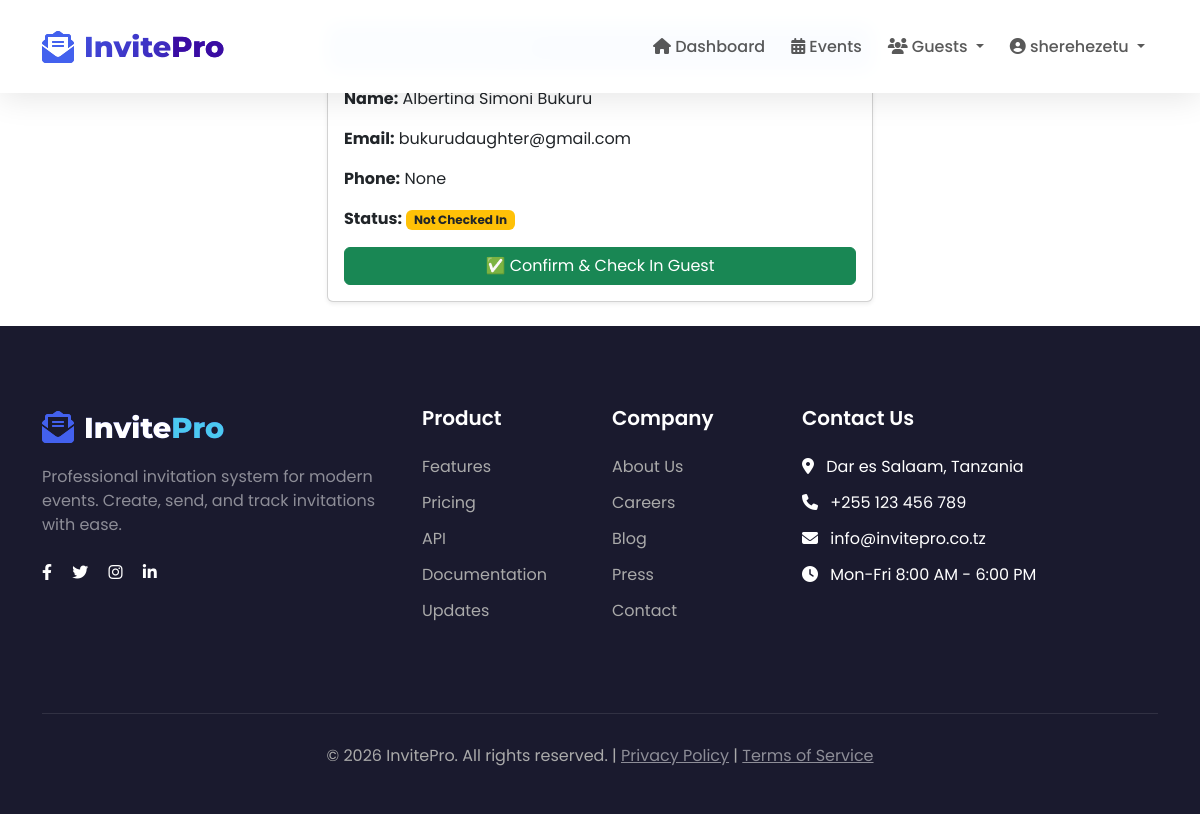
The app's page /guest/78/check-in/ (signed in) with its own data.
### events/models.py (models this page shows, shortened)
class Guest(models.Model):
    TITLE_CHOICES = [
        ('Mr', 'Mr'),
        ('Mrs', 'Mrs'),
        ('Miss', 'Miss'),
        ('Ms', 'Ms'),
        ('Dr', 'Dr'),
        ('Prof', 'Prof')
    ]
    event = models.ForeignKey(Event, on_delete=models.CASCADE, related_name='guests')
    title = models.CharField(max_length=10, choices=TITLE_CHOICES, default='Mr')
    full_name = models.CharField(max_length=200)
    email = models.EmailField()
    phone = models.CharField(max_length=20, blank=True, null=True)
    notes = models.TextField(blank=True, null=True)
    qr_code = models.UUIDField(default=uuid.uuid4, unique=True, editable=False)
    qr_code_image = models.ImageField(upload_to='guest_qr_codes/', null=True, blank=True)
    invitation_card = models.ImageField(upload_to='invitation_cards/', null=True, blank=True)
    confirmed = models.BooleanField(default=False)
    confirmed_at = models.DateTimeField(null=True, blank=True)
    checked_in_at = models.DateTimeField(null=True, blank=True)
    custom_message = models.TextField(blank=True, null=True)
    seat_number = models.CharField(max_length=20, blank=True, null=True)
    table_number = models.CharField(max_length=10, blank=True, null=True)
    created_at = models.DateTimeField(auto_now_add=True)
    class Meta:
        unique_together = ['event', 'email']
        ordering = ['full_name']

### events/views.py (the view)
# urls.py: path('guest/<int:guest_id>/check-in/', views.guest_check_in_view, name='check_in'),
@login_required
def guest_check_in_view(request, guest_id):
    guest = get_object_or_404(Guest, id=guest_id, event__organizer=request.user)
    if request.method == 'POST':
        guest.confirmed = True
        guest.checked_in_at = timezone.now()
        guest.save()
        messages.success(request, f'{guest.full_name} has been checked in successfully!')
        return redirect('guest_detail', guest_id=guest.id)
    return render(request, 'events/guest_check_in.html', {'guest': guest})

### templates/events/guest_check_in.html (shortened to what this page needs)
{% extends "base.html" %}
{% load static %}
{% block content %}
<div class="container py-4">
    <div class="row justify-content-center">
        <div class="col-md-6">
            <div class="card shadow-sm">
                <div class="card-header bg-primary text-white">
                    <h4 class="mb-0">Guest Check-In</h4>
                </div>
                <div class="card-body">
                    <p><strong>Name:</strong> {{ guest.full_name }}</p>
                    <p><strong>Email:</strong> {{ guest.email }}</p>
                    <p><strong>Phone:</strong> {{ guest.phone }}</p>
                    <p><strong>Status:</strong>
                        {% if guest.confirmed %}
                            <span class="badge bg-success">Already Checked In</span>
                        {% else %}
                            <span class="badge bg-warning text-dark">Not Checked In</span>
                        {% endif %}
                    </p>
                    {% if not guest.confirmed %}
                        <form method="post">
                            <button type="submit" class="btn btn-success w-100">
                                ✅ Confirm & Check In Guest
                            </button>
                        </form>
                    {% else %}
                        <a href="{% url 'guest_detail' guest.id %}" class="btn btn-secondary w-100">
                            ⬅ Back to Guest Details
                        </a>
                    {% endif %}
                </div>
            </div>
        </div>
    </div>
</div>
{% endblock %}

### templates/base.html (shortened to what this page needs)
<!DOCTYPE html>
<html lang="sw">
<head>
    <link href="https://cdn.jsdelivr.net/npm/bootstrap@5.3.0-alpha1/dist/css/bootstrap.min.css" rel="stylesheet">
    <link rel="stylesheet" href="https://cdnjs.cloudflare.com/ajax/libs/font-awesome/6.4.0/css/all.min.css">
    <link rel="stylesheet" href="https://cdnjs.cloudflare.com/ajax/libs/animate.css/4.1.1/animate.min.css">
</head>
<body>
    {% block navbar %}
    <nav class="navbar navbar-expand-lg navbar-light">
        <div class="container">
            <a class="navbar-brand" href="{% url 'home' %}">
                <i class="fas fa-envelope-open-text"></i>
                <span>Invite<span style="color: #3a0ca3;">Pro</span></span>
            </a>
            <div class="collapse navbar-collapse" id="navbarNav">
                <ul class="navbar-nav ms-auto">
                    {% if user.is_authenticated %}
                        <li class="nav-item">
                            <a class="nav-link {% if request.path == '/dashboard/' %}active{% endif %}"
                               href="{% url 'dashboard' %}">
                                <i class="fas fa-home"></i> Dashboard
                            </a>
                        </li>
                        <li class="nav-item">
                            <a class="nav-link {% if 'events' in request.path %}active{% endif %}"
                               href="{% url 'event_list' %}">
                                <i class="fas fa-calendar-alt"></i> Events
                            </a>
                        </li>
                        <li class="nav-item dropdown">
                            <a class="nav-link dropdown-toggle" href="#" role="button" data-bs-toggle="dropdown">
                                <i class="fas fa-users"></i> Guests
                            </a>
                        </li>
                        <li class="nav-item dropdown">
                            <a class="nav-link dropdown-toggle" href="#" role="button" data-bs-toggle="dropdown">
                                <i class="fas fa-user-circle"></i> {{ user.username }}
                            </a>
                        </li>
                    {% endif %}
                </ul>
            </div>
        </div>
    </nav>
    {% endblock %}
    <main>
        {% block content %}{% endblock %}
    </main>
    {% block footer %}
    <footer class="footer">
        <div class="container">
            <div class="row">
                <div class="col-lg-4 mb-4">
                    <a class="navbar-brand text-white" href="{% url 'home' %}">
                        <i class="fas fa-envelope-open-text"></i>
                        <span>Invite<span style="color: #4cc9f0;">Pro</span></span>
                    </a>
                    <p class="mt-3 text-white-50">
                        Professional invitation system for modern events.
                        Create, send, and track invitations with ease.
                    </p>
                    <div class="social-links mt-4">
                        <a href="#" class="text-white me-3"><i class="fab fa-facebook-f"></i></a>
                        <a href="#" class="text-white me-3"><i class="fab fa-twitter"></i></a>
                        <a href="#" class="text-white me-3"><i class="fab fa-instagram"></i></a>
                        <a href="#" class="text-white"><i class="fab fa-linkedin-in"></i></a>
                    </div>
                </div>
                <div class="col-lg-2 col-md-6 mb-4">
                    <h5>Product</h5>
                    <ul class="footer-links">
                        <li><a href="#features">Features</a></li>
                        <li><a href="#pricing">Pricing</a></li>
                        <li><a href="#">API</a></li>
                        <li><a href="#">Documentation</a></li>
                        <li><a href="#">Updates</a></li>
                    </ul>
                </div>
                <div class="col-lg-2 col-md-6 mb-4">
                    <h5>Company</h5>
                    <ul class="footer-links">
                        <li><a href="#">About Us</a></li>
                        <li><a href="#">Careers</a></li>
                        <li><a href="#">Blog</a></li>
                        <li><a href="#">Press</a></li>
                        <li><a href="#">Contact</a></li>
                    </ul>
                </div>
                <div class="col-lg-4 mb-4">
                    <h5>Contact Us</h5>
                    <ul class="footer-links">
                        <li><i class="fas fa-map-marker-alt me-2"></i> Dar es Salaam, Tanzania</li>
                        <li><i class="fas fa-phone me-2"></i> +255 123 456 789</li>
                        <li><i class="fas fa-envelope me-2"></i> info@invitepro.co.tz</li>
                        <li><i class="fas fa-clock me-2"></i> Mon-Fri 8:00 AM - 6:00 PM</li>
                    </ul>
                </div>
            </div>
            <div class="copyright">
                <p>
                    &copy; {% now "Y" %} InvitePro. All rights reserved. |
                    <a href="#" class="text-white-50">Privacy Policy</a> |
                    <a href="#" class="text-white-50">Terms of Service</a>
                </p>
            </div>
        </div>
    </footer>
    {% endblock %}
</body>
</html>

### records on screen
Guest: full_name "Albertina Simoni Bukuru", email "bukurudaughter@gmail.com", phone "None"

### other values on screen
{{ user.username }} "sherehezetu"
